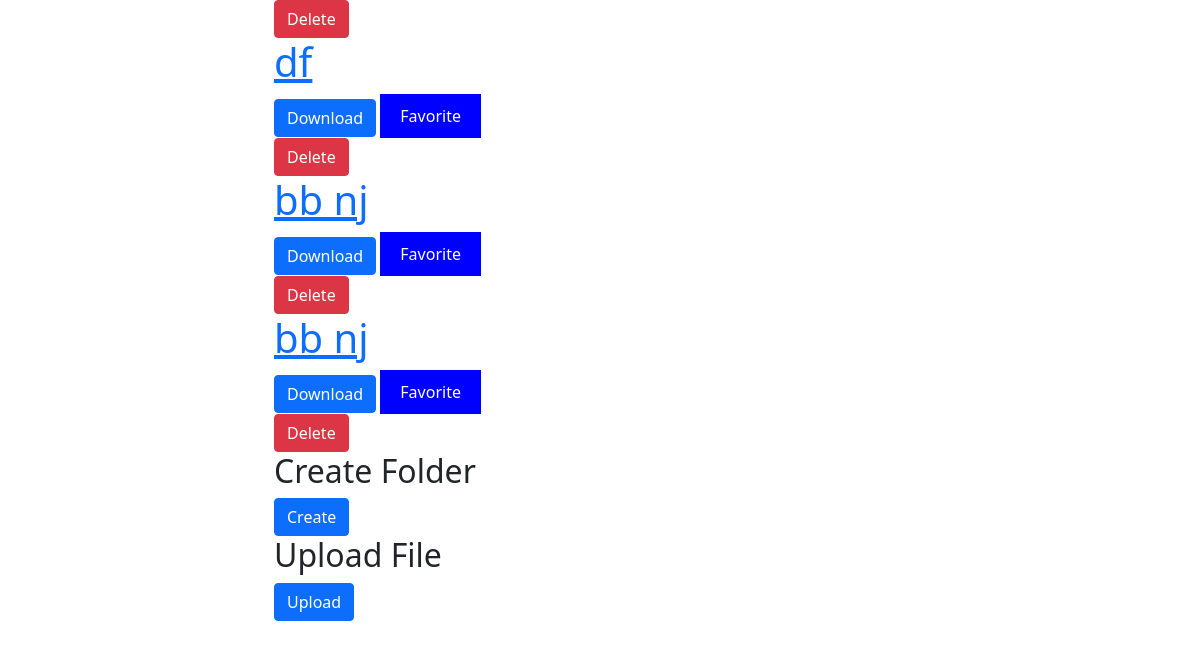
/my_files/ (signed in, lower part), run on an earlier commit of the app's database.
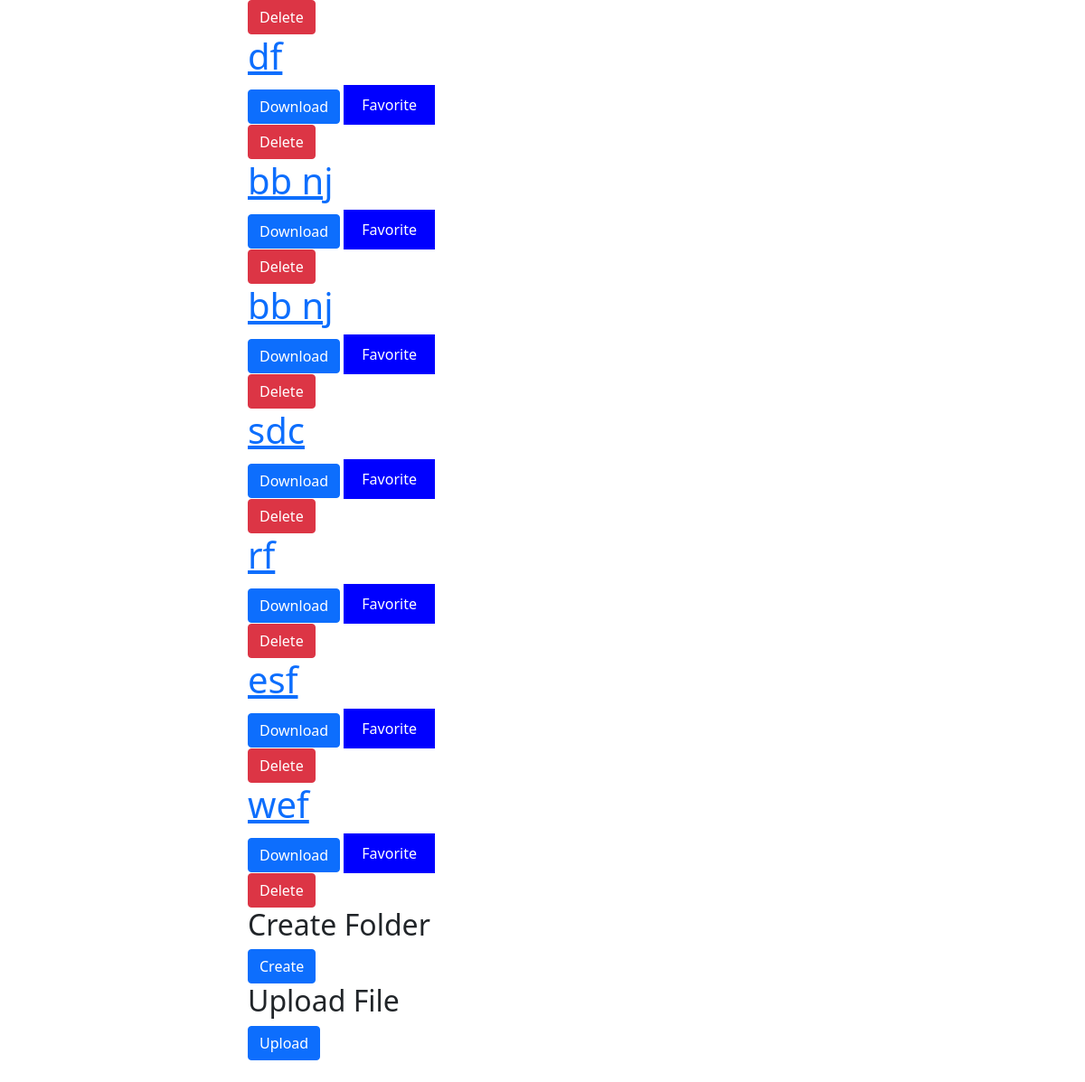
And on a later commit of the database.
### root/models.py (models this page shows, shortened)
class Folder(models.Model):
    name = models.CharField(max_length=255)
    user = models.ForeignKey(User, on_delete=models.CASCADE)
    parent_folder = models.ForeignKey('self', on_delete=models.CASCADE, null=True, blank=True)

### root/views.py (the view)
# urls.py: path('my_files/',MyFileFolderView.as_view(),name='all_files'),
class MyFileFolderView(TemplateView):
    template_name = 'root/all_files.html'
    def get_context_data(self, **kwargs):
        context = super().get_context_data(**kwargs)
        folder_id=None
        folder_id = self.kwargs.get('parent_folder_id')
        folderuser=None
        logged_user=None
        logged_user=self.kwargs.get('user_id')
        if logged_user:
            logged_user=self.kwargs.get('user_id')
        elif folder_id:
            folderuser=Folder.objects.get(id=folder_id)
            logged_user=folderuser.user
        else:
            logged_user=self.request.user
        if folder_id:
            files = AllFiles.objects.filter(owner=logged_user,folder=folder_id)
        else:
            files = AllFiles.objects.filter(owner=logged_user, folder=None)
        if folder_id:
            folders = Folder.objects.filter(user=logged_user, parent_folder=folder_id)
        else:
            folders = Folder.objects.filter(user=logged_user, parent_folder=None)
        context['files'] = files
        context['folders'] = folders
        context['folderuser']=logged_user
        return context

### root/templatetags/custom_filters.py (called while the page is built)
@register.filter
def basename(value):
    return os.path.basename(value)

### root/templates/root/all_files.html (shortened to what this page needs)
{% extends "root/base.html" %} {% load crispy_forms_tags %}
{% load custom_filters %} {% block content %}
{% for post in folders %}
<article class="media content-section">
  <div class="media-body">
    <h1>
      <a class="article-title" href="{% url 'subfolder' post.id %}">{{post.name}}</a>
    </h1>
    <a href="{% url 'download_folder' post.id %}" class="btn btn-primary"
    >Download</a>
    <button id="favorite-button">Favorite</button>
    {% if request.user == post.user %}
    <form action="{% url 'delete_folder' post.pk %}" method="POST">
      <button type="submit" class="btn btn-danger">Delete</button>
   {%endif%}
    </form>
  </div>
</article>
{% endfor %}
<h2>Create Folder</h2>
<a href="{% url 'create_folder' %}" class="btn btn-primary">Create</a>
<h2>Upload File</h2>
<a href="{% url 'all_files_create' %}" class="btn btn-primary">Upload</a>
{% endblock content %}

What changed in the data, as far as the page shows it:
added Folder: name "sdc", shows "Delete"
added Folder: name "rf", shows "Delete"
added Folder: name "esf", shows "Delete"
added Folder: name "wef", shows "Delete"
